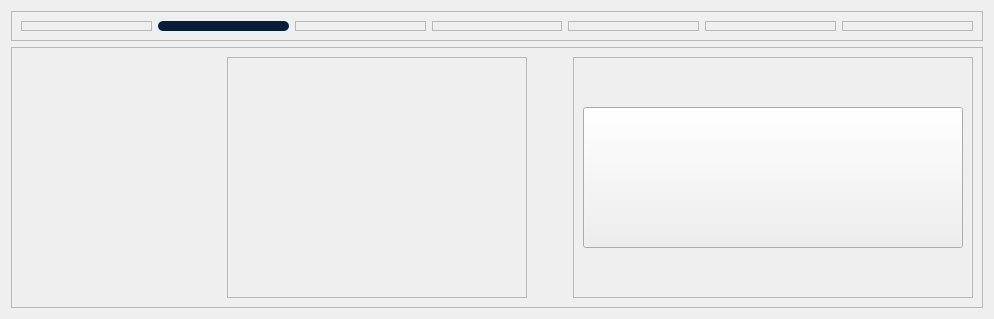
             <widget class="QWidget" name="FreqResponsePage">
              <layout class="QVBoxLayout" name="verticalLayout_9">
               <item>
                <widget class="QFrame" name="frame_24">
                 <property name="minimumSize">
                  <size>
                   <width>0</width>
                   <height>30</height>
                  </size>
                 </property>
                 <property name="maximumSize">
                  <size>
                   <width>16777215</width>
                   <height>30</height>
                  </size>
                 </property>
                 <property name="frameShape">
                  <enum>QFrame::StyledPanel</enum>
                 </property>
                 <property name="frameShadow">
                  <enum>QFrame::Raised</enum>
                 </property>
                 <layout class="QHBoxLayout" name="horizontalLayout_6">
                  <item>
                   <widget class="QFrame" name="frame_26">
                    <property name="frameShape">
                     <enum>QFrame::StyledPanel</enum>
                    </property>
                    <property name="frameShadow">
                     <enum>QFrame::Raised</enum>
                    </property>
                   </widget>
                  </item>
                  <item>
                   <widget class="QFrame" name="frame_25">
                    <property name="styleSheet">
                     <string notr="true">background-color: rgb(8, 29, 56);
border-radius : 5px;
border: none;</string>
                    </property>
                    <property name="frameShape">
                     <enum>QFrame::StyledPanel</enum>
                    </property>
                    <property name="frameShadow">
                     <enum>QFrame::Raised</enum>
                    </property>
                   </widget>
                  </item>
                  <item>
                   <widget class="QFrame" name="frame_27">
                    <property name="frameShape">
                     <enum>QFrame::StyledPanel</enum>
                    </property>
                    <property name="frameShadow">
                     <enum>QFrame::Raised</enum>
                    </property>
                   </widget>
                  </item>
                  <item>
                   <widget class="QFrame" name="frame_28">
                    <property name="frameShape">
                     <enum>QFrame::StyledPanel</enum>
                    </property>
                    <property name="frameShadow">
                     <enum>QFrame::Raised</enum>
                    </property>
                   </widget>
                  </item>
                  <item>
                   <widget class="QFrame" name="frame_29">
                    <property name="frameShape">
                     <enum>QFrame::StyledPanel</enum>
                    </property>
                    <property name="frameShadow">
                     <enum>QFrame::Raised</enum>
                    </property>
                   </widget>
                  </item>
                  <item>
                   <widget class="QFrame" name="frame_30">
                    <property name="frameShape">
                     <enum>QFrame::StyledPanel</enum>
                    </property>
                    <property name="frameShadow">
                     <enum>QFrame::Raised</enum>
                    </property>
                   </widget>
                  </item>
                  <item>
                   <widget class="QFrame" name="frame_31">
                    <property name="frameShape">
                     <enum>QFrame::StyledPanel</enum>
                    </property>
                    <property name="frameShadow">
                     <enum>QFrame::Raised</enum>
                    </property>
                   </widget>
                  </item>
                 </layout>
                </widget>
               </item>
               <item>
                <widget class="QFrame" name="frame_18">
                 <property name="frameShape">
                  <enum>QFrame::StyledPanel</enum>
                 </property>
                 <property name="frameShadow">
                  <enum>QFrame::Raised</enum>
                 </property>
                 <layout class="QHBoxLayout" name="horizontalLayout_5">
                  <item>
                   <widget class="QFrame" name="frame_19">
                    <property name="sizePolicy">
                     <sizepolicy hsizetype="Expanding" vsizetype="Expanding">
                      <horstretch>0</horstretch>
                      <verstretch>0</verstretch>
                     </sizepolicy>
                    </property>
                    <property name="minimumSize">
                     <size>
                      <width>200</width>
                      <height>0</height>
                     </size>
                    </property>
                    <property name="styleSheet">
                     <string notr="true">image: url(:/Asset/Asset/Modul 4.png);
border: none;</string>
                    </property>
                    <property name="frameShape">
                     <enum>QFrame::StyledPanel</enum>
                    </property>
                    <property name="frameShadow">
                     <enum>QFrame::Raised</enum>
                    </property>
                   </widget>
                  </item>
                  <item>
                   <widget class="QFrame" name="frame_20">
                    <property name="minimumSize">
                     <size>
                      <width>300</width>
                      <height>0</height>
                     </size>
                    </property>
                    <property name="frameShape">
                     <enum>QFrame::StyledPanel</enum>
                    </property>
                    <property name="frameShadow">
                     <enum>QFrame::Raised</enum>
                    </property>
                    <layout class="QVBoxLayout" name="verticalLayout_7">
                     <item>
                      <widget class="QFrame" name="frame_21">
                       <property name="sizePolicy">
                        <sizepolicy hsizetype="Expanding" vsizetype="Expanding">
                         <horstretch>0</horstretch>
                         <verstretch>0</verstretch>
                        </sizepolicy>
                       </property>
                       <property name="styleSheet">
                        <string notr="true">image: url(:/Asset/Asset/FreqResp.png);
border: none;</string>
                       </property>
                       <property name="frameShape">
                        <enum>QFrame::StyledPanel</enum>
                       </property>
                       <property name="frameShadow">
                        <enum>QFrame::Raised</enum>
                       </property>
                      </widget>
                     </item>
                    </layout>
                   </widget>
                  </item>
                  <item>
                   <spacer name="horizontalSpacer_2">
                    <property name="orientation">
                     <enum>Qt::Horizontal</enum>
                    </property>
                    <property name="sizeHint" stdset="0">
                     <size>
                      <width>40</width>
                      <height>20</height>
                     </size>
                    </property>
                   </spacer>
                  </item>
                  <item>
                   <widget class="QFrame" name="frame_23">
                    <property name="minimumSize">
                     <size>
                      <width>400</width>
                      <height>0</height>
                     </size>
                    </property>
                    <property name="sizeIncrement">
                     <size>
                      <width>0</width>
                      <height>0</height>
                     </size>
                    </property>
                    <property name="frameShape">
                     <enum>QFrame::StyledPanel</enum>
                    </property>
                    <property name="frameShadow">
                     <enum>QFrame::Raised</enum>
                    </property>
                    <layout class="QVBoxLayout" name="verticalLayout_8">
                     <item>
                      <spacer name="verticalSpacer_3">
                       <property name="orientation">
                        <enum>Qt::Vertical</enum>
                       </property>
                       <property name="sizeHint" stdset="0">
                        <size>
                         <width>20</width>
                         <height>40</height>
                        </size>
                       </property>
                      </spacer>
                     </item>
                     <item>
                      <widget class="QPushButton" name="RunFreq">
                       <property name="sizePolicy">
                        <sizepolicy hsizetype="Expanding" vsizetype="Preferred">
                         <horstretch>0</horstretch>
                         <verstretch>0</verstretch>
                        </sizepolicy>
                       </property>
                       <property name="minimumSize">
                        <size>
                         <width>0</width>
                         <height>141</height>
                        </size>
                       </property>
                       <property name="cursor">
                        <cursorShape>PointingHandCursor</cursorShape>
                       </property>
                       <property name="styleSheet">
                        <string notr="true">QPushButton {
 		background-color: rgba(255, 220, 50, 255);
		border-color: rgb(255, 255, 255);
		border-radius : 2px;
		color: rgb(255, 255, 255);
		image: url(:/Asset/Asset/Run1.png);
		font-size: 40px;
		padding:7px;
		font-family: "SF Pro Display"; 
			font-weight: bold; 
    		font-style: normal;

}

/* Saat mouse hover */
QPushButton:hover {
	image: url(:/Asset/Asset/Run2.png);
    background-color: rgba(222, 191, 42, 225);
};
border: none;</string>
                       </property>
                       <property name="text">
                        <string />
                       </property>
                      </widget>
                     </item>
                     <item>
                      <spacer name="verticalSpacer_4">
                       <property name="orientation">
                        <enum>Qt::Vertical</enum>
                       </property>
                       <property name="sizeHint" stdset="0">
                        <size>
                         <width>20</width>
                         <height>40</height>
                        </size>
                       </property>
                      </spacer>
                     </item>
                    </layout>
                   </widget>
                  </item>
                 </layout>
                </widget>
               </item>
              </layout>
             </widget>
